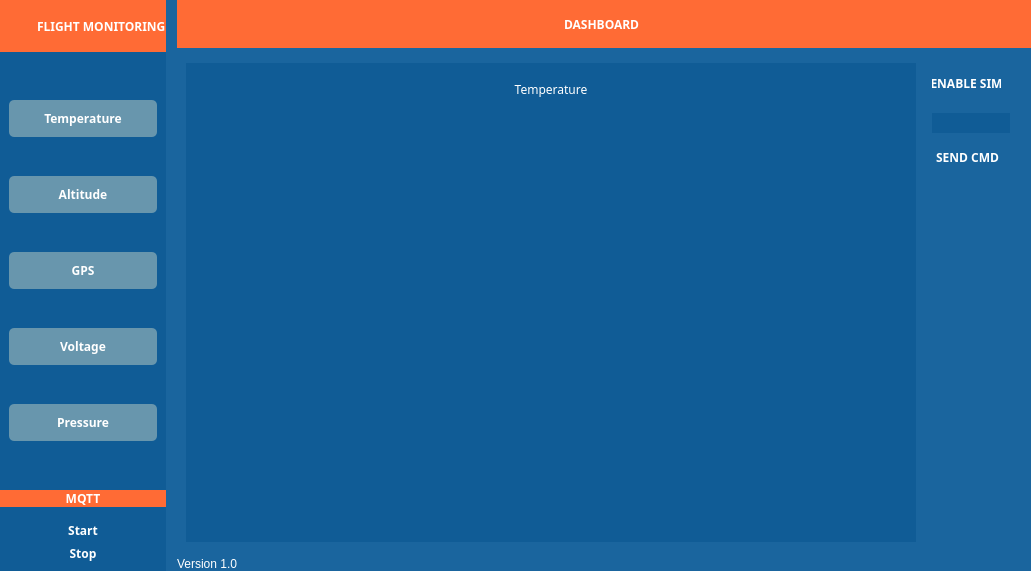
<?xml version="1.0" encoding="UTF-8"?>
<ui version="4.0">
 <class>MainWindow</class>
 <widget class="QMainWindow" name="MainWindow">
  <property name="geometry">
   <rect>
    <x>0</x>
    <y>0</y>
    <width>1031</width>
    <height>571</height>
   </rect>
  </property>
  <property name="windowTitle">
   <string>MainWindow</string>
  </property>
  <widget class="QWidget" name="centralwidget">
   <property name="styleSheet">
    <string notr="true">*{
color:#fff;
font-size:12px;
border: nine;
background: none;
}
#centralwidget{
background-color: rgb(26, 101, 158);
}
#left_menu_widget, #temperature, #altitude,
#gps, #voltage, #pressure, #command
{
background-color: rgba(0, 78, 137, 100);
}

#header_frame, #frame_3, #frame_5{
background-color: rgb(255, 107, 53);
}

#frame_4 QPushButton{
padding: 10px;
border-radius: 5px;
background-color: rgba(239, 239, 208, 100);
}

#header_nav QPushButton{
		background-color: rgb(255, 107, 53);
		
}

#header_nav QPushButton:hover{
		background-color: rgb(239, 239, 208);
}</string>
   </property>
   <layout class="QHBoxLayout" name="horizontalLayout">
    <property name="spacing">
     <number>0</number>
    </property>
    <property name="leftMargin">
     <number>0</number>
    </property>
    <property name="topMargin">
     <number>0</number>
    </property>
    <property name="rightMargin">
     <number>0</number>
    </property>
    <property name="bottomMargin">
     <number>0</number>
    </property>
    <item>
     <widget class="QCustomSlideMenu" name="left_menu_widget" native="true">
      <layout class="QVBoxLayout" name="verticalLayout">
       <property name="leftMargin">
        <number>0</number>
       </property>
       <property name="topMargin">
        <number>0</number>
       </property>
       <property name="rightMargin">
        <number>0</number>
       </property>
       <property name="bottomMargin">
        <number>0</number>
       </property>
       <item alignment="Qt::AlignTop">
        <widget class="QFrame" name="frame_3">
         <property name="maximumSize">
          <size>
           <width>16777215</width>
           <height>16777215</height>
          </size>
         </property>
         <property name="frameShape">
          <enum>QFrame::StyledPanel</enum>
         </property>
         <property name="frameShadow">
          <enum>QFrame::Raised</enum>
         </property>
         <layout class="QHBoxLayout" name="horizontalLayout_2">
          <property name="spacing">
           <number>7</number>
          </property>
          <property name="leftMargin">
           <number>0</number>
          </property>
          <property name="topMargin">
           <number>11</number>
          </property>
          <property name="rightMargin">
           <number>0</number>
          </property>
          <property name="bottomMargin">
           <number>11</number>
          </property>
          <item>
           <widget class="QLabel" name="label_9">
            <property name="minimumSize">
             <size>
              <width>30</width>
              <height>30</height>
             </size>
            </property>
            <property name="maximumSize">
             <size>
              <width>30</width>
              <height>30</height>
             </size>
            </property>
            <property name="text">
             <string/>
            </property>
            <property name="pixmap">
             <pixmap resource="icons/resources.qrc">:/icons/ionicons/logo-diposonda.png</pixmap>
            </property>
            <property name="scaledContents">
             <bool>true</bool>
            </property>
           </widget>
          </item>
          <item>
           <widget class="QLabel" name="label">
            <property name="font">
             <font>
              <family>Poppins</family>
              <pointsize>-1</pointsize>
              <weight>75</weight>
              <bold>true</bold>
             </font>
            </property>
            <property name="text">
             <string>FLIGHT MONITORING</string>
            </property>
           </widget>
          </item>
         </layout>
        </widget>
       </item>
       <item>
        <widget class="QFrame" name="frame_4">
         <property name="sizePolicy">
          <sizepolicy hsizetype="Preferred" vsizetype="Expanding">
           <horstretch>0</horstretch>
           <verstretch>0</verstretch>
          </sizepolicy>
         </property>
         <property name="frameShape">
          <enum>QFrame::StyledPanel</enum>
         </property>
         <property name="frameShadow">
          <enum>QFrame::Raised</enum>
         </property>
         <layout class="QVBoxLayout" name="verticalLayout_2">
          <item>
           <widget class="QPushButton" name="temperature_btn">
            <property name="font">
             <font>
              <family>Poppins</family>
              <pointsize>-1</pointsize>
              <weight>75</weight>
              <bold>true</bold>
             </font>
            </property>
            <property name="text">
             <string>Temperature</string>
            </property>
            <property name="icon">
             <iconset resource="icons/resources.qrc">
              <normaloff>:/icons/ionicons/thermometer-sharp.svg</normaloff>:/icons/ionicons/thermometer-sharp.svg</iconset>
            </property>
           </widget>
          </item>
          <item>
           <widget class="QPushButton" name="altitude_btn">
            <property name="font">
             <font>
              <family>Poppins</family>
              <pointsize>-1</pointsize>
              <weight>75</weight>
              <bold>true</bold>
             </font>
            </property>
            <property name="text">
             <string>Altitude</string>
            </property>
            <property name="icon">
             <iconset resource="icons/resources.qrc">
              <normaloff>:/icons/ionicons/globe-outline.svg</normaloff>:/icons/ionicons/globe-outline.svg</iconset>
            </property>
           </widget>
          </item>
          <item>
           <widget class="QPushButton" name="gps_btn">
            <property name="font">
             <font>
              <family>Poppins</family>
              <pointsize>-1</pointsize>
              <weight>75</weight>
              <bold>true</bold>
             </font>
            </property>
            <property name="text">
             <string>GPS</string>
            </property>
            <property name="icon">
             <iconset resource="icons/resources.qrc">
              <normaloff>:/icons/ionicons/map-outline.svg</normaloff>:/icons/ionicons/map-outline.svg</iconset>
            </property>
           </widget>
          </item>
          <item>
           <widget class="QPushButton" name="voltage_btn">
            <property name="font">
             <font>
              <family>Poppins</family>
              <pointsize>-1</pointsize>
              <weight>75</weight>
              <bold>true</bold>
             </font>
            </property>
            <property name="text">
             <string>Voltage</string>
            </property>
            <property name="icon">
             <iconset resource="icons/resources.qrc">
              <normaloff>:/icons/ionicons/flash-outline.svg</normaloff>:/icons/ionicons/flash-outline.svg</iconset>
            </property>
           </widget>
          </item>
          <item>
           <widget class="QPushButton" name="pressure_btn">
            <property name="font">
             <font>
              <family>Poppins</family>
              <pointsize>-1</pointsize>
              <weight>75</weight>
              <bold>true</bold>
             </font>
            </property>
            <property name="text">
             <string>Pressure</string>
            </property>
            <property name="icon">
             <iconset resource="icons/resources.qrc">
              <normaloff>:/icons/ionicons/rocket-outline.svg</normaloff>:/icons/ionicons/rocket-outline.svg</iconset>
            </property>
           </widget>
          </item>
         </layout>
        </widget>
       </item>
       <item>
        <widget class="QFrame" name="frame_5">
         <property name="frameShape">
          <enum>QFrame::StyledPanel</enum>
         </property>
         <property name="frameShadow">
          <enum>QFrame::Raised</enum>
         </property>
         <layout class="QVBoxLayout" name="verticalLayout_3">
          <property name="leftMargin">
           <number>0</number>
          </property>
          <property name="topMargin">
           <number>0</number>
          </property>
          <property name="rightMargin">
           <number>0</number>
          </property>
          <property name="bottomMargin">
           <number>0</number>
          </property>
          <item>
           <widget class="QPushButton" name="mqtt_btn">
            <property name="font">
             <font>
              <family>Poppins</family>
              <pointsize>-1</pointsize>
              <weight>75</weight>
              <bold>true</bold>
             </font>
            </property>
            <property name="text">
             <string>MQTT</string>
            </property>
            <property name="icon">
             <iconset resource="icons/resources.qrc">
              <normaloff>:/icons/ionicons/send-outline.svg</normaloff>:/icons/ionicons/send-outline.svg</iconset>
            </property>
           </widget>
          </item>
         </layout>
        </widget>
       </item>
       <item>
        <widget class="QFrame" name="frame_6">
         <property name="frameShape">
          <enum>QFrame::StyledPanel</enum>
         </property>
         <property name="frameShadow">
          <enum>QFrame::Raised</enum>
         </property>
         <layout class="QVBoxLayout" name="verticalLayout_4">
          <item>
           <widget class="QPushButton" name="start_btn">
            <property name="font">
             <font>
              <family>Poppins</family>
              <pointsize>-1</pointsize>
              <weight>75</weight>
              <bold>true</bold>
             </font>
            </property>
            <property name="text">
             <string>Start</string>
            </property>
            <property name="icon">
             <iconset resource="icons/resources.qrc">
              <normaloff>:/icons/ionicons/play.svg</normaloff>:/icons/ionicons/play.svg</iconset>
            </property>
           </widget>
          </item>
          <item>
           <widget class="QPushButton" name="stop_btn">
            <property name="font">
             <font>
              <family>Poppins</family>
              <pointsize>-1</pointsize>
              <weight>75</weight>
              <bold>true</bold>
             </font>
            </property>
            <property name="text">
             <string>Stop</string>
            </property>
            <property name="icon">
             <iconset resource="icons/resources.qrc">
              <normaloff>:/icons/ionicons/stop.svg</normaloff>:/icons/ionicons/stop.svg</iconset>
            </property>
           </widget>
          </item>
         </layout>
        </widget>
       </item>
      </layout>
     </widget>
    </item>
    <item>
     <widget class="QFrame" name="frame_2">
      <property name="frameShape">
       <enum>QFrame::StyledPanel</enum>
      </property>
      <property name="frameShadow">
       <enum>QFrame::Raised</enum>
      </property>
      <layout class="QVBoxLayout" name="verticalLayout_5">
       <property name="leftMargin">
        <number>11</number>
       </property>
       <property name="topMargin">
        <number>0</number>
       </property>
       <property name="rightMargin">
        <number>0</number>
       </property>
       <property name="bottomMargin">
        <number>0</number>
       </property>
       <item>
        <widget class="QFrame" name="header_frame">
         <property name="maximumSize">
          <size>
           <width>16777215</width>
           <height>60</height>
          </size>
         </property>
         <property name="frameShape">
          <enum>QFrame::StyledPanel</enum>
         </property>
         <property name="frameShadow">
          <enum>QFrame::Raised</enum>
         </property>
         <layout class="QHBoxLayout" name="horizontalLayout_3">
          <property name="spacing">
           <number>0</number>
          </property>
          <property name="leftMargin">
           <number>0</number>
          </property>
          <property name="topMargin">
           <number>0</number>
          </property>
          <property name="rightMargin">
           <number>3</number>
          </property>
          <property name="bottomMargin">
           <number>0</number>
          </property>
          <item alignment="Qt::AlignLeft">
           <widget class="QFrame" name="frame_11">
            <property name="frameShape">
             <enum>QFrame::StyledPanel</enum>
            </property>
            <property name="frameShadow">
             <enum>QFrame::Raised</enum>
            </property>
           </widget>
          </item>
          <item alignment="Qt::AlignHCenter">
           <widget class="QLabel" name="label_3">
            <property name="font">
             <font>
              <family>Poppins</family>
              <pointsize>-1</pointsize>
              <weight>75</weight>
              <bold>true</bold>
             </font>
            </property>
            <property name="text">
             <string>DASHBOARD</string>
            </property>
           </widget>
          </item>
          <item alignment="Qt::AlignRight">
           <widget class="QFrame" name="header_nav">
            <property name="frameShape">
             <enum>QFrame::StyledPanel</enum>
            </property>
            <property name="frameShadow">
             <enum>QFrame::Raised</enum>
            </property>
            <layout class="QHBoxLayout" name="horizontalLayout_5">
             <item>
              <widget class="QPushButton" name="minimize_window_button">
               <property name="minimumSize">
                <size>
                 <width>30</width>
                 <height>30</height>
                </size>
               </property>
               <property name="maximumSize">
                <size>
                 <width>30</width>
                 <height>30</height>
                </size>
               </property>
               <property name="text">
                <string/>
               </property>
               <property name="icon">
                <iconset resource="icons/resources.qrc">
                 <normaloff>:/icons/ionicons/remove-outline.svg</normaloff>:/icons/ionicons/remove-outline.svg</iconset>
               </property>
              </widget>
             </item>
             <item>
              <widget class="QPushButton" name="restore_window_button">
               <property name="maximumSize">
                <size>
                 <width>30</width>
                 <height>30</height>
                </size>
               </property>
               <property name="text">
                <string/>
               </property>
               <property name="icon">
                <iconset resource="icons/resources.qrc">
                 <normaloff>:/icons/ionicons/resize-outline.svg</normaloff>:/icons/ionicons/resize-outline.svg</iconset>
               </property>
              </widget>
             </item>
             <item>
              <widget class="QPushButton" name="close_window_button">
               <property name="maximumSize">
                <size>
                 <width>30</width>
                 <height>30</height>
                </size>
               </property>
               <property name="text">
                <string/>
               </property>
               <property name="icon">
                <iconset resource="icons/resources.qrc">
                 <normaloff>:/icons/ionicons/close-outline.svg</normaloff>:/icons/ionicons/close-outline.svg</iconset>
               </property>
              </widget>
             </item>
            </layout>
           </widget>
          </item>
         </layout>
        </widget>
       </item>
       <item>
        <widget class="QFrame" name="frame_8">
         <property name="maximumSize">
          <size>
           <width>16777211</width>
           <height>16777215</height>
          </size>
         </property>
         <property name="frameShape">
          <enum>QFrame::StyledPanel</enum>
         </property>
         <property name="frameShadow">
          <enum>QFrame::Raised</enum>
         </property>
         <layout class="QHBoxLayout" name="horizontalLayout_4">
          <item>
           <widget class="QStackedWidget" name="stackedWidget">
            <widget class="QWidget" name="temperature">
             <layout class="QVBoxLayout" name="verticalLayout_8">
              <item alignment="Qt::AlignTop">
               <widget class="QFrame" name="frame_16">
                <property name="frameShape">
                 <enum>QFrame::StyledPanel</enum>
                </property>
                <property name="frameShadow">
                 <enum>QFrame::Raised</enum>
                </property>
                <layout class="QVBoxLayout" name="verticalLayout_9">
                 <item alignment="Qt::AlignTop">
                  <widget class="QLabel" name="label_5">
                   <property name="font">
                    <font>
                     <family>Poppins</family>
                     <pointsize>-1</pointsize>
                    </font>
                   </property>
                   <property name="text">
                    <string>Temperature</string>
                   </property>
                   <property name="alignment">
                    <set>Qt::AlignCenter</set>
                   </property>
                  </widget>
                 </item>
                </layout>
               </widget>
              </item>
              <item>
               <widget class="QFrame" name="frame_17">
                <property name="sizePolicy">
                 <sizepolicy hsizetype="Preferred" vsizetype="Expanding">
                  <horstretch>0</horstretch>
                  <verstretch>0</verstretch>
                 </sizepolicy>
                </property>
                <property name="frameShape">
                 <enum>QFrame::StyledPanel</enum>
                </property>
                <property name="frameShadow">
                 <enum>QFrame::Raised</enum>
                </property>
                <layout class="QGridLayout" name="temperature_graph_cont"/>
               </widget>
              </item>
             </layout>
            </widget>
            <widget class="QWidget" name="altitude">
             <layout class="QVBoxLayout" name="verticalLayout_11">
              <item>
               <widget class="QFrame" name="frame_19">
                <property name="frameShape">
                 <enum>QFrame::StyledPanel</enum>
                </property>
                <property name="frameShadow">
                 <enum>QFrame::Raised</enum>
                </property>
                <layout class="QVBoxLayout" name="verticalLayout_10">
                 <item alignment="Qt::AlignTop">
                  <widget class="QLabel" name="label_6">
                   <property name="font">
                    <font>
                     <family>Poppins</family>
                     <pointsize>-1</pointsize>
                    </font>
                   </property>
                   <property name="text">
                    <string>Altitude</string>
                   </property>
                   <property name="alignment">
                    <set>Qt::AlignCenter</set>
                   </property>
                  </widget>
                 </item>
                </layout>
               </widget>
              </item>
              <item>
               <widget class="QFrame" name="frame_18">
                <property name="sizePolicy">
                 <sizepolicy hsizetype="Preferred" vsizetype="Expanding">
                  <horstretch>0</horstretch>
                  <verstretch>0</verstretch>
                 </sizepolicy>
                </property>
                <property name="frameShape">
                 <enum>QFrame::StyledPanel</enum>
                </property>
                <property name="frameShadow">
                 <enum>QFrame::Raised</enum>
                </property>
                <layout class="QGridLayout" name="altitude_graph_cont"/>
               </widget>
              </item>
             </layout>
            </widget>
            <widget class="QWidget" name="gps">
             <layout class="QVBoxLayout" name="verticalLayout_13">
              <item>
               <widget class="QFrame" name="frame_21">
                <property name="frameShape">
                 <enum>QFrame::StyledPanel</enum>
                </property>
                <property name="frameShadow">
                 <enum>QFrame::Raised</enum>
                </property>
                <layout class="QVBoxLayout" name="verticalLayout_12">
                 <item alignment="Qt::AlignTop">
                  <widget class="QLabel" name="label_7">
                   <property name="font">
                    <font>
                     <family>Poppins</family>
                     <pointsize>-1</pointsize>
                    </font>
                   </property>
                   <property name="text">
                    <string>GPS</string>
                   </property>
                   <property name="alignment">
                    <set>Qt::AlignCenter</set>
                   </property>
                  </widget>
                 </item>
                 <item>
                  <widget class="QScrollArea" name="scrollArea">
                   <property name="widgetResizable">
                    <bool>true</bool>
                   </property>
                   <widget class="QWidget" name="scrollAreaWidgetContents">
                    <property name="geometry">
                     <rect>
                      <x>0</x>
                      <y>0</y>
                      <width>100</width>
                      <height>30</height>
                     </rect>
                    </property>
                    <layout class="QVBoxLayout" name="verticalLayout_21"/>
                   </widget>
                  </widget>
                 </item>
                </layout>
               </widget>
              </item>
             </layout>
            </widget>
            <widget class="QWidget" name="voltage">
             <layout class="QVBoxLayout" name="verticalLayout_15">
              <item>
               <widget class="QFrame" name="frame_23">
                <property name="frameShape">
                 <enum>QFrame::StyledPanel</enum>
                </property>
                <property name="frameShadow">
                 <enum>QFrame::Raised</enum>
                </property>
                <layout class="QVBoxLayout" name="verticalLayout_14">
                 <item alignment="Qt::AlignTop">
                  <widget class="QLabel" name="label_8">
                   <property name="font">
                    <font>
                     <family>Poppins</family>
                     <pointsize>-1</pointsize>
                    </font>
                   </property>
                   <property name="text">
                    <string>Voltage</string>
                   </property>
                   <property name="alignment">
                    <set>Qt::AlignCenter</set>
                   </property>
                  </widget>
                 </item>
                </layout>
               </widget>
              </item>
              <item>
               <widget class="QFrame" name="frame_22">
                <property name="sizePolicy">
                 <sizepolicy hsizetype="Preferred" vsizetype="Expanding">
                  <horstretch>0</horstretch>
                  <verstretch>0</verstretch>
                 </sizepolicy>
                </property>
                <property name="frameShape">
                 <enum>QFrame::StyledPanel</enum>
                </property>
                <property name="frameShadow">
                 <enum>QFrame::Raised</enum>
                </property>
                <layout class="QGridLayout" name="voltage_graph_cont"/>
               </widget>
              </item>
             </layout>
            </widget>
            <widget class="QWidget" name="pressure">
             <layout class="QVBoxLayout" name="verticalLayout_6">
              <item>
               <widget class="QFrame" name="frame_25">
                <property name="frameShape">
                 <enum>QFrame::StyledPanel</enum>
                </property>
                <property name="frameShadow">
                 <enum>QFrame::Raised</enum>
                </property>
                <layout class="QVBoxLayout" name="verticalLayout_18">
                 <item alignment="Qt::AlignTop">
                  <widget class="QLabel" name="label_10">
                   <property name="font">
                    <font>
                     <family>Poppins</family>
                     <pointsize>-1</pointsize>
                    </font>
                   </property>
                   <property name="text">
                    <string>Pressure</string>
                   </property>
                   <property name="alignment">
                    <set>Qt::AlignCenter</set>
                   </property>
                  </widget>
                 </item>
                </layout>
               </widget>
              </item>
              <item>
               <widget class="QFrame" name="frame_24">
                <property name="sizePolicy">
                 <sizepolicy hsizetype="Preferred" vsizetype="Expanding">
                  <horstretch>0</horstretch>
                  <verstretch>0</verstretch>
                 </sizepolicy>
                </property>
                <property name="frameShape">
                 <enum>QFrame::StyledPanel</enum>
                </property>
                <property name="frameShadow">
                 <enum>QFrame::Raised</enum>
                </property>
                <layout class="QGridLayout" name="pressure_graph_cont"/>
               </widget>
              </item>
             </layout>
            </widget>
            <widget class="QWidget" name="csv">
             <layout class="QVBoxLayout" name="verticalLayout_7">
              <item>
               <widget class="QFrame" name="frame_27">
                <property name="frameShape">
                 <enum>QFrame::StyledPanel</enum>
                </property>
                <property name="frameShadow">
                 <enum>QFrame::Raised</enum>
                </property>
                <layout class="QVBoxLayout" name="verticalLayout_19">
                 <item alignment="Qt::AlignTop">
                  <widget class="QLabel" name="label_11">
                   <property name="font">
                    <font>
                     <family>Poppins</family>
                     <pointsize>-1</pointsize>
                    </font>
                   </property>
                   <property name="text">
                    <string>Command</string>
                   </property>
                   <property name="alignment">
                    <set>Qt::AlignCenter</set>
                   </property>
                  </widget>
                 </item>
                </layout>
               </widget>
              </item>
              <item>
               <widget class="QFrame" name="frame_26">
                <property name="sizePolicy">
                 <sizepolicy hsizetype="Preferred" vsizetype="Expanding">
                  <horstretch>0</horstretch>
                  <verstretch>0</verstretch>
                 </sizepolicy>
                </property>
                <property name="frameShape">
                 <enum>QFrame::StyledPanel</enum>
                </property>
                <property name="frameShadow">
                 <enum>QFrame::Raised</enum>
                </property>
                <layout class="QGridLayout" name="voltage_graph_cont_3"/>
               </widget>
              </item>
             </layout>
            </widget>
           </widget>
          </item>
          <item>
           <widget class="QFrame" name="frame">
            <property name="sizePolicy">
             <sizepolicy hsizetype="Expanding" vsizetype="Preferred">
              <horstretch>0</horstretch>
              <verstretch>0</verstretch>
             </sizepolicy>
            </property>
            <property name="maximumSize">
             <size>
              <width>100</width>
              <height>16777215</height>
             </size>
            </property>
            <property name="frameShape">
             <enum>QFrame::StyledPanel</enum>
            </property>
            <property name="frameShadow">
             <enum>QFrame::Raised</enum>
            </property>
            <widget class="QLineEdit" name="command">
             <property name="geometry">
              <rect>
               <x>10</x>
               <y>50</y>
               <width>78</width>
               <height>20</height>
              </rect>
             </property>
            </widget>
            <widget class="QPushButton" name="enable_sim">
             <property name="geometry">
              <rect>
               <x>10</x>
               <y>10</y>
               <width>69</width>
               <height>21</height>
              </rect>
             </property>
             <property name="font">
              <font>
               <family>Poppins</family>
               <pointsize>-1</pointsize>
               <weight>75</weight>
               <bold>true</bold>
              </font>
             </property>
             <property name="text">
              <string>ENABLE SIM</string>
             </property>
            </widget>
            <widget class="QPushButton" name="send_cmd">
             <property name="geometry">
              <rect>
               <x>10</x>
               <y>80</y>
               <width>71</width>
               <height>28</height>
              </rect>
             </property>
             <property name="font">
              <font>
               <family>Poppins</family>
               <pointsize>-1</pointsize>
               <weight>75</weight>
               <bold>true</bold>
              </font>
             </property>
             <property name="text">
              <string>SEND CMD</string>
             </property>
            </widget>
           </widget>
          </item>
         </layout>
        </widget>
       </item>
       <item alignment="Qt::AlignTop">
        <widget class="QFrame" name="footer_frame">
         <property name="sizePolicy">
          <sizepolicy hsizetype="Preferred" vsizetype="Preferred">
           <horstretch>0</horstretch>
           <verstretch>0</verstretch>
          </sizepolicy>
         </property>
         <property name="frameShape">
          <enum>QFrame::StyledPanel</enum>
         </property>
         <property name="frameShadow">
          <enum>QFrame::Raised</enum>
         </property>
         <layout class="QHBoxLayout" name="horizontalLayout_6">
          <property name="spacing">
           <number>0</number>
          </property>
          <property name="leftMargin">
           <number>0</number>
          </property>
          <property name="topMargin">
           <number>0</number>
          </property>
          <property name="rightMargin">
           <number>0</number>
          </property>
          <property name="bottomMargin">
           <number>0</number>
          </property>
          <item>
           <widget class="QFrame" name="frame_13">
            <property name="font">
             <font>
              <pointsize>-1</pointsize>
             </font>
            </property>
            <property name="frameShape">
             <enum>QFrame::StyledPanel</enum>
            </property>
            <property name="frameShadow">
             <enum>QFrame::Raised</enum>
            </property>
            <layout class="QVBoxLayout" name="verticalLayout_17">
             <property name="spacing">
              <number>0</number>
             </property>
             <property name="leftMargin">
              <number>0</number>
             </property>
             <property name="topMargin">
              <number>0</number>
             </property>
             <property name="rightMargin">
              <number>0</number>
             </property>
             <property name="bottomMargin">
              <number>0</number>
             </property>
             <item>
              <widget class="QLabel" name="label_4">
               <property name="font">
                <font>
                 <pointsize>-1</pointsize>
                </font>
               </property>
               <property name="text">
                <string>Version 1.0</string>
               </property>
              </widget>
             </item>
            </layout>
           </widget>
          </item>
          <item>
           <widget class="QFrame" name="frame_14">
            <property name="frameShape">
             <enum>QFrame::StyledPanel</enum>
            </property>
            <property name="frameShadow">
             <enum>QFrame::Raised</enum>
            </property>
            <layout class="QVBoxLayout" name="verticalLayout_16">
             <property name="spacing">
              <number>0</number>
             </property>
             <property name="leftMargin">
              <number>0</number>
             </property>
             <property name="topMargin">
              <number>0</number>
             </property>
             <property name="rightMargin">
              <number>0</number>
             </property>
             <property name="bottomMargin">
              <number>0</number>
             </property>
             <item alignment="Qt::AlignRight">
              <widget class="QFrame" name="size_grip">
               <property name="minimumSize">
                <size>
                 <width>10</width>
                 <height>10</height>
                </size>
               </property>
               <property name="maximumSize">
                <size>
                 <width>10</width>
                 <height>10</height>
                </size>
               </property>
               <property name="frameShape">
                <enum>QFrame::StyledPanel</enum>
               </property>
               <property name="frameShadow">
                <enum>QFrame::Raised</enum>
               </property>
              </widget>
             </item>
            </layout>
           </widget>
          </item>
         </layout>
        </widget>
       </item>
      </layout>
     </widget>
    </item>
   </layout>
  </widget>
 </widget>
 <customwidgets>
  <customwidget>
   <class>QCustomSlideMenu</class>
   <extends>QWidget</extends>
   <header location="global">Custom_Widgets.Widgets.h</header>
   <container>1</container>
  </customwidget>
 </customwidgets>
 <resources>
  <include location="icons/resources.qrc"/>
 </resources>
 <connections/>
</ui>
